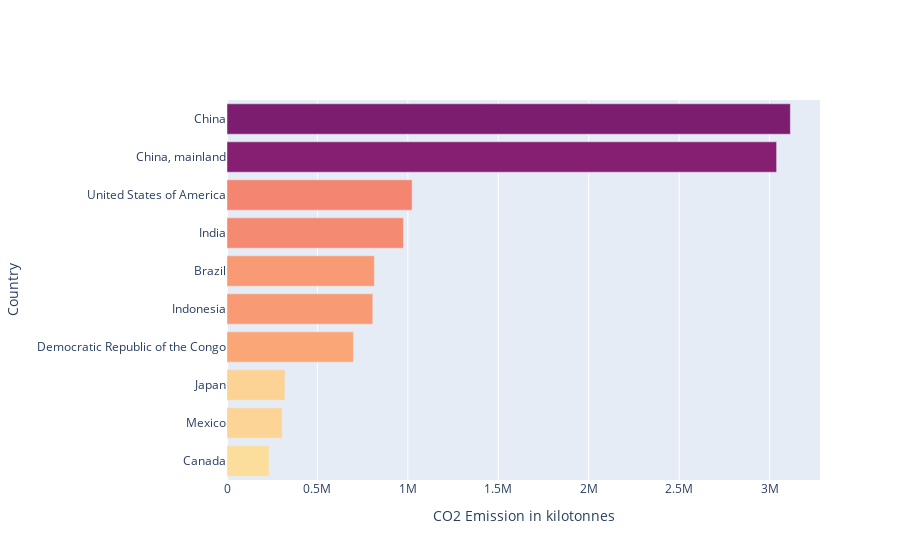

Notebook code for this chart:
### Code cell
import plotly.express as px


def country_emission(df, year, length=10):
    df = df.copy()
    plot = df.loc[df["Year"] == year]
    plot = plot.sort_values(by="total_emission", ascending=True).tail(length)
    
    fig = go.Figure()

    fig.add_trace(go.Bar(
        x=plot['total_emission'],
        y=plot['Area'],
        orientation='h',
        marker=dict(
            color=plot['total_emission'],
            colorscale='sunsetdark'
        )
    ))

    fig.update_layout(
        #title=f'CO2 Emission by top {length} country in {year}',
        xaxis_title='CO2 Emission in kilotonnes',
        yaxis_title='Country',
        yaxis=dict(
            automargin=True
        ),
        height=400
    )

    fig.show()

# Example usage:
# country_emission(emission_data, year=2020)

#'magma', 'inferno', 'plasma', 'viridis', 'cividis', 'twili <...> mako', 'mako_r', 'icefire', 'icefire_r', 'vlag', 'vlag_r', 'flare', 'flare_r', 'crest', 'crest_r'
country_emission(emission_data, year=2020)

### Figure 1 — Plotly figure (JSON) as saved in the notebook; plotly's stock layout.template omitted (floating-point values rounded to 4 significant figures)
{"data": [{"marker": {"color": [232200.0, 305100.0, 320100.0, 698800.0, 806300.0, 814900.0, 975500.0, 1024000.0, 3039000.0, 3115000.0], "colorscale": [[0, "rgb(252, 222, 156)"], [0.1667, "rgb(250, 164, 118)"], [0.3333, "rgb(240, 116, 110)"], [0.5, "rgb(227, 79, 111)"], [0.6667, "rgb(220, 57, 119)"], [0.8333, "rgb(185, 37, 122)"], [1, "rgb(124, 29, 111)"]]}, "orientation": "h", "type": "bar", "x": [232200.0, 305100.0, 320100.0, 698800.0, 806300.0, 814900.0, 975500.0, 1024000.0, 3039000.0, 3115000.0], "y": ["Canada", "Mexico", "Japan", "Democratic Republic of the Congo", "Indonesia", "Brazil", "India", "United States of America", "China, mainland", "China"]}], "layout": {"autosize": true, "xaxis": {"autorange": true, "range": [0, 3279000.0], "title": {"text": "CO2 Emission in kilotonnes"}, "type": "linear"}, "yaxis": {"automargin": true, "autorange": true, "range": [-0.5, 9.5], "title": {"text": "Country"}, "type": "category"}}}
